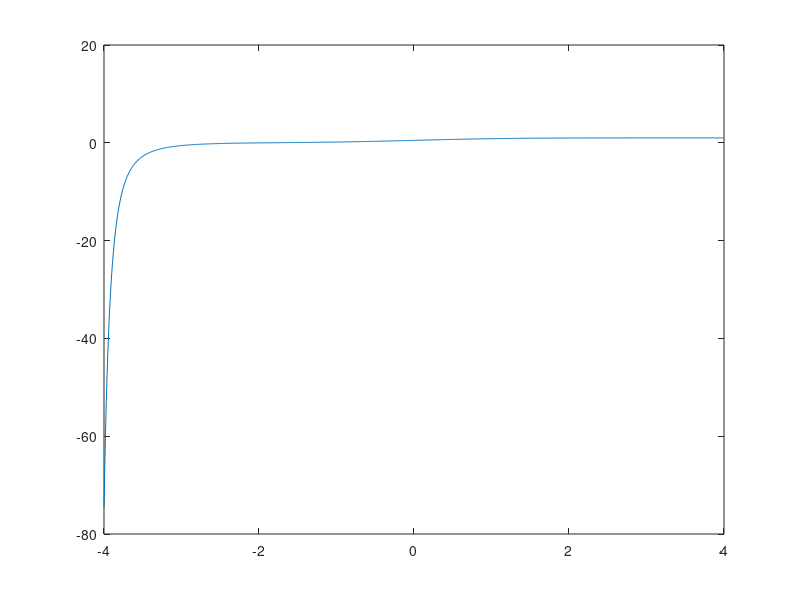

Write the MATLAB code that produced this figure.
function normalCdfApprox

x = [-4:.01:4]';


orders = [ 20 ];
colors = ['b', 'r', 'k', 'g', 'b--', 'r--', 'k--'];
figure,
%% Zelen & Severo
b = [0.2316419,  0.319381530, -0.356563782, 1.781477937, -1.821255978, 1.330274429];
t = 1./(1+b(1) .* x);
result = 1 - normpdf(x).*(b(2)*t + b(3)*t.^2 + b(4)*t.^3 + b(5)*t.^4 + b(6)*t.^5 );

figure, plot(x, result)
%% Taylor
% for j = 1:length(orders)
% 
% sum=x;
% value=x;
%   for i=1:orders(j)
%     
%       value=(value.*x.*x/(2*i+1));
%       sum=sum+value;
%   end
%   result=0.5+(sum./sqrt(2*pi)).*exp(-(x.*x)/2);
%   
%   hold on, plot(x, result, colors(j))
%   
% 
% end